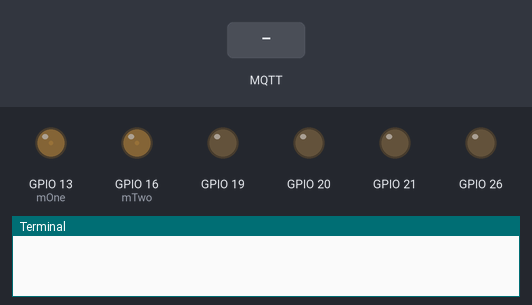
A program run on a simulated Raspberry Pi (BCM pin numbers). On the bench: output pins drawn as LEDs (lit = HIGH), the last lines printed to the terminal. Inputs (shaded band) come from the test bench. No MQTT or app messages arrive unless stated.

Above: at 1.3 s.
1.4 s: MQTT message "for on" arrives on the first subscribed topic
At 2.1 s:
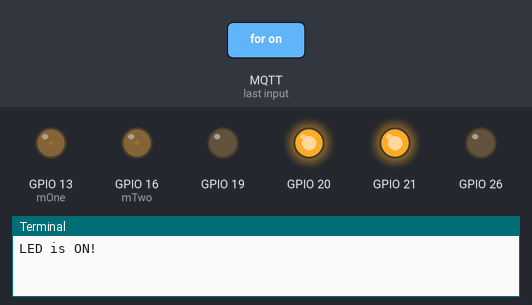
2.9 s: MQTT message "back on" arrives on the first subscribed topic
At 3.2 s:
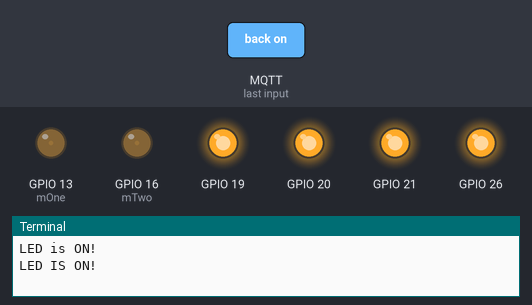
4.4 s: MQTT message "for off" arrives on the first subscribed topic
At 5.6 s:
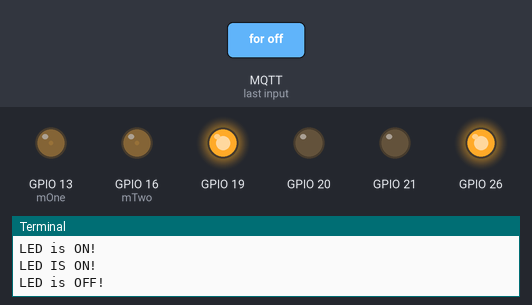
Timing chart, 0 to 7.4 s (numbered marks = the images above; inputs shaded):
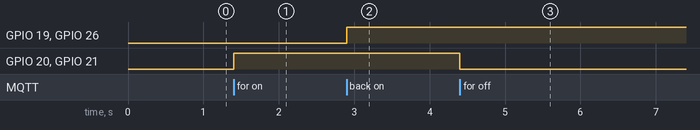

Measured:
- after the input at 1.4 s, GPIO 20, GPIO 21: LOW → HIGH at once
- after the input at 2.9 s, GPIO 19, GPIO 26: LOW → HIGH at once
- after the input at 4.4 s, GPIO 20, GPIO 21: HIGH → LOW at once

The program:

forward.py
```python
#Import essential modules
import paho.mqtt.client as mqtt
import RPi.GPIO as gpio

#Set up RPI GPIO pins
def gpioSetup():

    #Set pin numbering to Broadcom scheme
    gpio.setmode(gpio.BCM)

    #Set Forward GPIO pins as an output pin
    gpio.setup(21, gpio.OUT)
    gpio.setup(20, gpio.OUT)

    #Set Backward GPIO pins as an output pin
    gpio.setup(19, gpio.OUT)
    gpio.setup(26, gpio.OUT)

    #Set PWM GPIOS for the motor controller
    gpio.setup(13, gpio.OUT)
    gpio.setup(16, gpio.OUT)
    global mOne
    mOne  = gpio.PWM(13,50)
    global mTwo
    mTwo = gpio.PWM(16,50)
    mOne.start(2.5)
    mTwo.start(2.5)
#Execute when a connection has been established ot the MQTT server
def connectionStatus(client, userdata, flags, rc):
    #Subscribe client to a topic
    mqttClient.subscribe("rpi/gpio")

#Execute when a message has been received from the MQTT server
def messageDecoder(client, userdata, msg):
    #Decode message received from topic
    message = msg.payload.decode(encoding='UTF-8')
    if message =='for on':
        gpio.output(21, gpio.HIGH)
        gpio.output(20, gpio.HIGH)
        print("LED is ON!")
    elif message == "for off":
        gpio.output(21, gpio.LOW)
        gpio.output(20, gpio.LOW)
        print("LED is OFF!")
    elif message =="back on":
        gpio.output(19, gpio.HIGH)
        gpio.output(26, gpio.HIGH)
        print("LED IS ON!")
    elif message == "back off":
        gpio.output(19, gpio.LOW)
        gpio.output(26, gpio.LOW)
        print("LED IS OFF!")
    else:
        print(message)
        print("Unknown message!")

#Set up RPI GPIO pins
gpioSetup()

#set client name
clientName = "RPI"

#Set MQTT server address
serverAddress = "169.254.213.44"

#Instantiate Eclipse Paho as mqttClient
mqttClient = mqtt.Client(clientName)

#Set calling functions to mqttCLient
mqttClient.on_connect = connectionStatus
mqttClient.on_message = messageDecoder

#Connect client to Server
mqttClient.connect(serverAddress)

#Monitor client activity forever
mqttClient.loop_forever()
```
